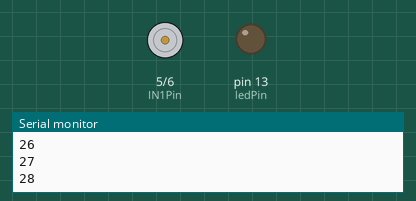
Recording of a sketch running on a simulated Arduino Uno, built with avr-gcc and run on an emulated ATmega328P. Shown: motor-driver pin pairs drawn as motors (green arrow = first pin HIGH = forward, orange = second pin HIGH = backward, longer = more drive), output pins drawn as LEDs (lit = HIGH), the last lines printed to the serial monitor.

Above: at 5.15 s.
At 6.4 s:
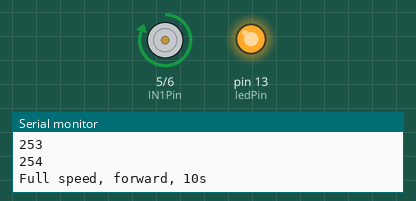
At 24.0 s:
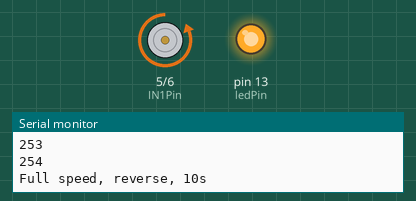
At 35.01 s:
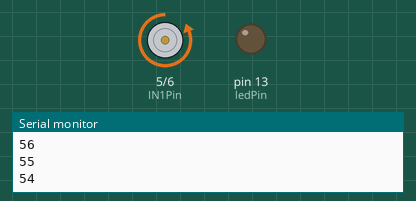
Timing chart, 0 to 36.8 s (numbered marks = the images above):
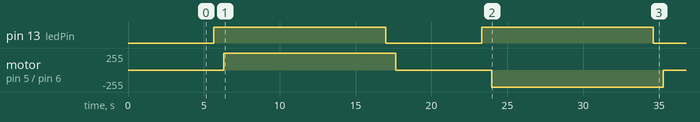

The sketch:

PUMP_TEST.ino
```cpp
/*

A simple sketch to test TA7291P

P1  = Arduino GND AND 12V GND
P2  = OUT1 = Positive pump terminal
P3  = NC
P4  = 12V+
P5  = Arduino D5 (PWM)
P6  = Arduino D6 (PWM)
P7  = Arduino 5V+
P8  = 12V+
P9  = NC
P10 = OUT2 = Negative pump terminal

This sketch uses PWM on pin D5 and D6 to slowly turn on the pump, then keeps it running at full speed before slowing down to a full stop and restart in reverse.
It starts with a pause of 5 seconds to give you an opportunity to plug/unplug power without creating back EMF.

Open the Serial Monitor to watch the PWM value sent to the pump.

This code was created by Francois Marquis (2014) to be part of an instructable (Control peristaltic pump with TA7291P and an Arduino).
It is PUBLIC DOMAIN and you can freely use it. If you improve it, please send me a new version!

*/

// Variable declaration

int IN1Pin = 5;  // Pin IN1 connected on D5 (PWM), Modify if you use a different PWM pin!
int IN2Pin = 6;  // Pin IN2 connected on D6 (PWM), Modify if you use a different PWM pin!
int ledPin = 13; // Only for debug - Remove as needed
int val = 0;     // Always start with initialized variables! val will be the intensity of the PWM, from 0 (full stop) to 255 (full speed)
boolean pumpMode = false; // false = Forward, true = Reverse

void setup()
{
  Serial.begin(9600);
  pinMode(IN1Pin, OUTPUT);
  pinMode(IN2Pin, OUTPUT);
  pinMode(ledPin, OUTPUT);
  analogWrite(IN1Pin, 0);    // According to the TA7291P datasheet, it is very important to start the bridge at full stop. I will not argue with them!
  analogWrite(IN2Pin, 0);    // Always according to the same datasheet, both pins should be low.
  analogWrite(ledPin, val);  // LED is off when you start
  Serial.println("Waiting, 5s");    // Just to remember you why nothing is working at this point!
  delay(5000);                      // Initial pause, change this value according to your needs (in milliseconds)
}

void loop()
{

// This first section starts the pump in forward pumping
if (pumpMode == false)
 {
  if (val < 255 )
  {
    analogWrite(IN1Pin, val);
    analogWrite(ledPin, val);
    delay(5);                   // You can tweak this value, This is the actual waiting time before increasing to the next PWM value
    Serial.println(val);        // Will print the value of val (current PWM) to the serial monitor
    val++;                      // The cycle repeats itself until max speed is reached.
  }
  else
  {
    analogWrite(IN1Pin, 255);      // Now, you are at max speed
    analogWrite(ledPin, 255);      // The LED is fully illuminated
    Serial.println("Full speed, forward, 10s");
    delay(10000);                  // The pump will stay at max speed for 10 seconds, edit this value to your liking
    for (int x = 0; x <= 254; x++) // This will slow down the pump to a full stop
    {
      val--;
      analogWrite(IN1Pin, val);
      analogWrite(ledPin, val);
      delay(5);
      Serial.println(val);
    }
    Serial.println("Waiting, 5s and preparing for reverse pumping");
    pumpMode = !pumpMode;                                               // Set the pump in reverse
    delay(5000);                                                        // And pause the pump for 5 seconds before reversing polarity and restarting backward.
  }
}
else
 {
   if (val < 255)
  {
    analogWrite(IN2Pin, val);     // Same code, but notice how now IN2Pin is used while IN1Pin stays at zero
    analogWrite(ledPin, val);
    delay(5);
    Serial.println(val);
    val++;
  }
  else
  {
    analogWrite(IN2Pin, 255);
    analogWrite(ledPin, 255);
    Serial.println("Full speed, reverse, 10s");
    delay(10000);
    for (int x = 0; x <= 254; x++)
    {
      val--;
      analogWrite(IN2Pin, val);
      analogWrite(ledPin, val);
      delay(5);
      Serial.println(val);
    }
    Serial.println("Waiting, 5s and preparing for forward pumping");
    pumpMode = !pumpMode;
    delay(5000);
  }
 }
}
```

Measured:
- by itself, pin 13 (ledPin): alternates HIGH for 11.3 s and LOW for 6.3 s
- by itself, motor on pin 5 (IN1Pin) / pin 6 (IN2Pin): stopped → forward 255/255 at 6.3 s, → stopped 11.3 s later, → backward 255/255 6.3 s later, → stopped 11.3 s later
